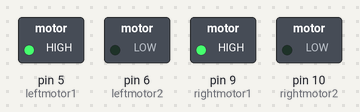
Recording of a sketch running on a simulated Arduino Uno, built with avr-gcc and run on an emulated ATmega328P. On the bench: switched loads named in the sketch (green lamp = pin HIGH).

Above: at 0.1 s.
Timing chart, 0 to 1.6 s (numbered marks = the images above):
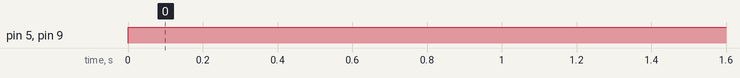

The sketch:

carForward.ino
```cpp
int x;


//motor pins
// pin at PWM for analogWrite
const int leftmotor1 = 5; // forward pin left
const int leftmotor2 = 6;
const int rightmotor1 = 9; // forward pin right
const int rightmotor2 = 10;

// different motor speeds
int velHigh = 170;
int velLow = 100;
int velFor = 200;
int velzero   = 0;

// runs good at 180 80 140 0


void setup() {

 //define motor pins
 pinMode(leftmotor1,OUTPUT);
 pinMode(leftmotor2,OUTPUT);
 pinMode(rightmotor1,OUTPUT);
 pinMode(rightmotor2,OUTPUT);


}

void loop() {

   movFor();


}
//function to move ,left, right ,forward, backward and stop!

void movFor(){

 analogWrite(leftmotor1,255);
 analogWrite(leftmotor2,velzero);
 analogWrite(rightmotor1,255);
 analogWrite(rightmotor2,velzero);
}

void movBac(){
 analogWrite(leftmotor1,velzero);
 analogWrite(leftmotor2,velHigh);
 analogWrite(rightmotor1,velzero);
 analogWrite(rightmotor2,velHigh);
}

void movRig(){
 analogWrite(leftmotor1,velHigh);
 analogWrite(leftmotor2,velzero);
 analogWrite(rightmotor1,velLow);
 analogWrite(rightmotor2,velzero);
}

void movLef(){
 analogWrite(leftmotor1,velLow);
 analogWrite(leftmotor2,velzero);
 analogWrite(rightmotor1,velHigh);
 analogWrite(rightmotor2,velzero);
}

void movStop(){
 analogWrite(leftmotor1,velzero);
 analogWrite(leftmotor2,velzero);
 analogWrite(rightmotor1,velzero);
 analogWrite(rightmotor2,velzero);
}
```

Measured:
- by itself, pin 5 (leftmotor1), pin 9 (rightmotor1): LOW → HIGH at 0.00 s
